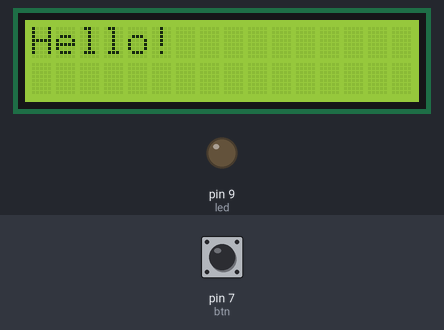
This sketch was run on a simulated Arduino Uno, built with avr-gcc and run on an emulated ATmega328P. On the bench: 16×2 character LCD, output pins drawn as LEDs (lit = HIGH). The test bench sets the inputs (shaded band); at power-on: pin 7 (btn) LOW.

Above: at 1.2 s.
1.3 s: pin 7 (btn) pulled HIGH for 0.15 s
At 1.7 s:
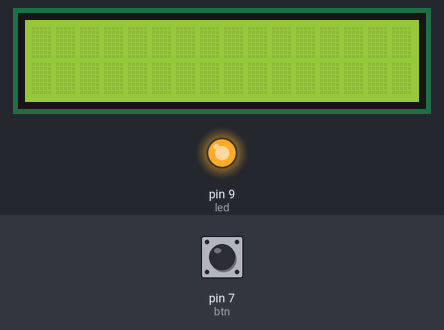
2.9 s: pin 7 (btn) pulled HIGH for 1 s
At 4.1 s:
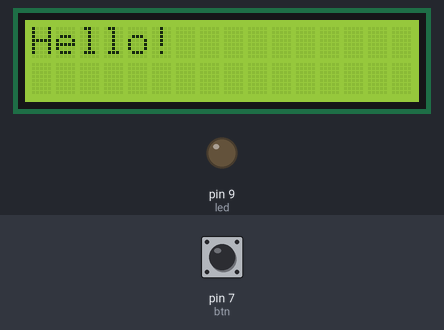
Timing chart, 0 to 5.9 s (numbered marks = the images above; inputs shaded):
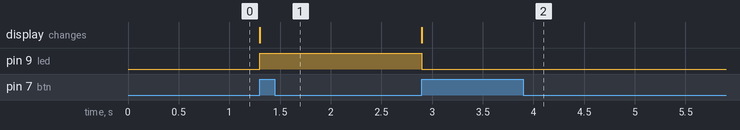

Measured:
- after the input at 1.3 s, pin 9 (led): LOW → HIGH at once; the display: changes at once (image 1)
- after the input at 2.9 s, pin 9 (led): HIGH → LOW at once; the display: changes at once (image 2)

The sketch:

th_baitap5.ino
```cpp
#include <LiquidCrystal.h>
LiquidCrystal lcd(12,11,5,4,3,2);
int led = 9;
int btn = 7;
int btnState = LOW;
int state = 0;
void setup() {
  lcd.begin (16,2);
  lcd.print("Hello!");
  pinMode(led,OUTPUT);
  pinMode(btn,INPUT);
}

void loop() {
  int current = digitalRead(btn);
  if (btnState == LOW && current == HIGH){
    btnState = current;
    state++;
  }
  btnState = current;
  switch(state)
    {
      case 1: {
        lcd.noDisplay();
        digitalWrite (led, HIGH);
      } break;
      case 2: {
        lcd.display();
        digitalWrite(led,LOW);
      } break;
      default: {
        state = 0;
        }
    }
}
```
